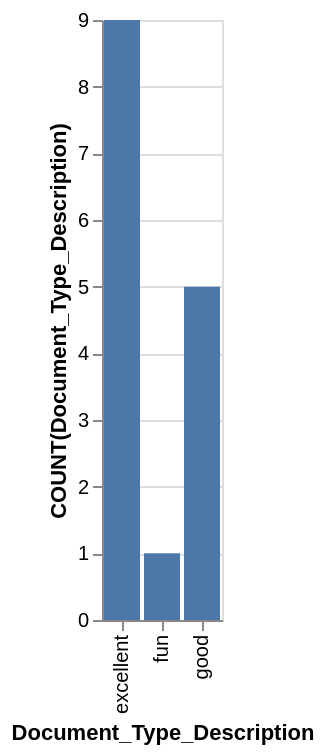

Here is the Vega-Lite specification saved for this chart:
### Vega-Lite specification from a JSON file in a GitHub repository (floating-point values rounded to 4 significant figures)
{"data": {"values": [{"x_data": "excellent", "y_data": 9}, {"x_data": "fun", "y_data": 1}, {"x_data": "good", "y_data": 5}]}, "mark": "bar", "encoding": {"x": {"field": "x_data", "type": "nominal", "title": "Document_Type_Description", "sort": "ascending"}, "y": {"field": "y_data", "type": "quantitative", "title": "COUNT(Document_Type_Description)"}}}
